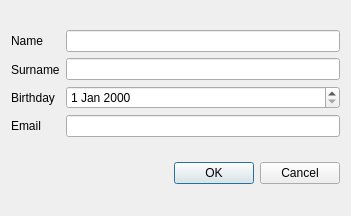
<?xml version="1.0" encoding="UTF-8"?>
<ui version="4.0">
 <class>EditDialog</class>
 <widget class="QDialog" name="EditDialog">
  <property name="geometry">
   <rect>
    <x>0</x>
    <y>0</y>
    <width>351</width>
    <height>216</height>
   </rect>
  </property>
  <property name="windowTitle">
   <string>Dialog</string>
  </property>
  <layout class="QVBoxLayout" name="verticalLayout_3">
   <item>
    <layout class="QHBoxLayout" name="horizontalLayout">
     <item>
      <layout class="QVBoxLayout" name="verticalLayout_2">
       <item>
        <widget class="QLabel" name="label">
         <property name="text">
          <string>Name</string>
         </property>
        </widget>
       </item>
       <item>
        <widget class="QLabel" name="label_2">
         <property name="text">
          <string>Surname</string>
         </property>
        </widget>
       </item>
       <item>
        <widget class="QLabel" name="label_3">
         <property name="text">
          <string>Birthday</string>
         </property>
        </widget>
       </item>
       <item>
        <widget class="QLabel" name="label_4">
         <property name="text">
          <string>Email</string>
         </property>
        </widget>
       </item>
      </layout>
     </item>
     <item>
      <layout class="QVBoxLayout" name="verticalLayout">
       <item>
        <widget class="QLineEdit" name="NameLineEdit"/>
       </item>
       <item>
        <widget class="QLineEdit" name="surNameLineEdit"/>
       </item>
       <item>
        <widget class="QDateEdit" name="dateEdit"/>
       </item>
       <item>
        <widget class="QLineEdit" name="emailLineEdit"/>
       </item>
      </layout>
     </item>
    </layout>
   </item>
   <item>
    <widget class="QDialogButtonBox" name="buttonBox">
     <property name="orientation">
      <enum>Qt::Horizontal</enum>
     </property>
     <property name="standardButtons">
      <set>QDialogButtonBox::Cancel|QDialogButtonBox::Ok</set>
     </property>
    </widget>
   </item>
  </layout>
 </widget>
 <resources/>
 <connections>
  <connection>
   <sender>buttonBox</sender>
   <signal>accepted()</signal>
   <receiver>EditDialog</receiver>
   <slot>accept()</slot>
   <hints>
    <hint type="sourcelabel">
     <x>248</x>
     <y>254</y>
    </hint>
    <hint type="destinationlabel">
     <x>157</x>
     <y>274</y>
    </hint>
   </hints>
  </connection>
  <connection>
   <sender>buttonBox</sender>
   <signal>rejected()</signal>
   <receiver>EditDialog</receiver>
   <slot>reject()</slot>
   <hints>
    <hint type="sourcelabel">
     <x>316</x>
     <y>260</y>
    </hint>
    <hint type="destinationlabel">
     <x>286</x>
     <y>274</y>
    </hint>
   </hints>
  </connection>
 </connections>
</ui>
